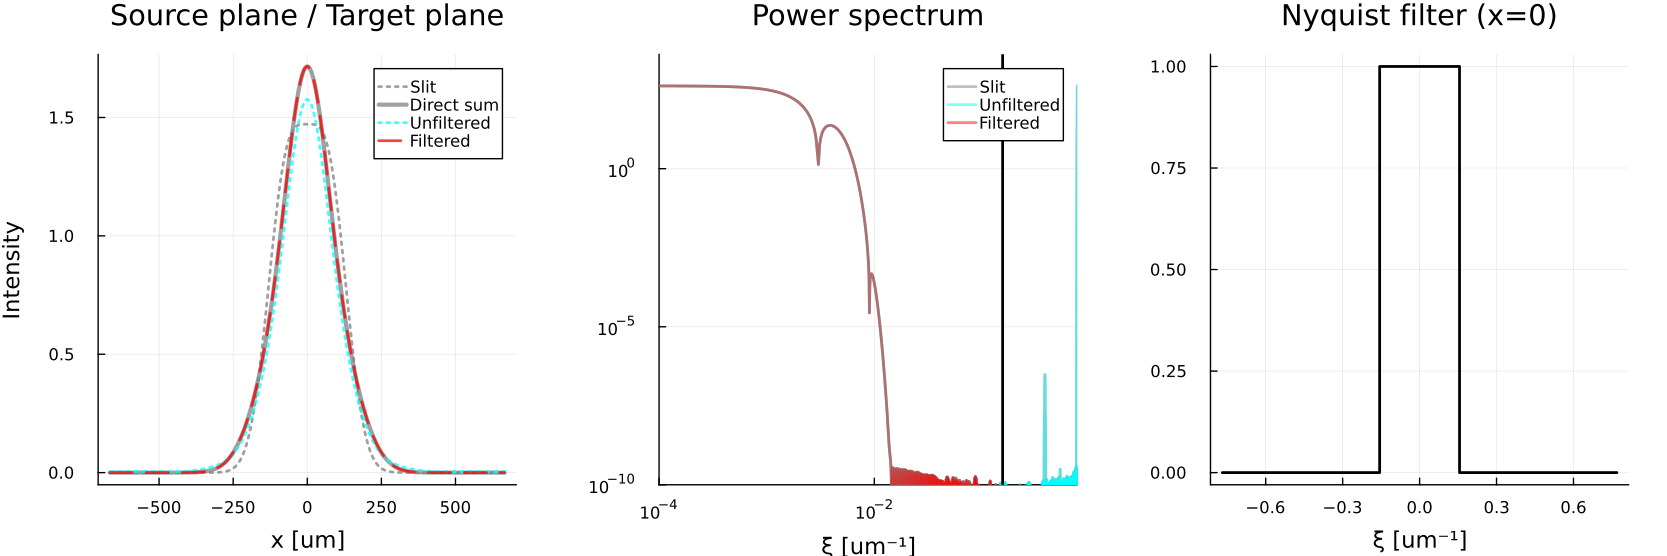

Julia code for this plot:
import Pkg
Pkg.activate(joinpath(@__DIR__, ".."))

# Prevent a window from flickering open during script execution
ENV["GKSwstype"] = "100"

using Plots
using LinearAlgebra
using SpecialFunctions
include("../src/Waveq.jl")
using .Waveq
using .Waveq: Plane, Wavefront, FromField, nyquist_wavenum_res, propagate_parallel, propagate

wv = 0.650 # 650 nm in um
L = 2048 * wv
dx_ = 2.0 * wv
nx = round(Int, L / dx_)
nx = iseven(nx) ? nx + 1 : nx

pl1 = Plane([0.0, 0.0, 0.0]; span=(L, 1.0), num_nodes=(nx, 1))

x_ = collect(range(-L/2, L/2, length=nx))
u0 = zeros(ComplexF64, 1, nx)

delta_x = L / 8
sigma = L / 16
u0[1, :] .= @. exp(-0.5*(x_ - delta_x/2)^2 / sigma^2) +
    exp(-0.5*(x_ + delta_x/2)^2 / sigma^2)

# Nyquist resolutions
z_dist = 50 * L
dxi, deta = nyquist_wavenum_res(wv, [x_[1], x_[end]], [0.0], [z_dist], dx_, 1.0)
dxi *= 20

# we use 1D, so deta is not strictly constrained, we can just use 1.0 for it.
wf = Wavefront(FromField(), pl1, u0, dxi, 1.0)
println("nxi: ", length(wf.xi), ", neta: ", length(wf.eta))

pl2 = Plane([0.0, 0.0, z_dist]; span=(L, 1.0), num_nodes=(nx, 1))

# Exact direct sum (convolution)
u_exact = zeros(ComplexF64, nx)
k = 2π / wv
for i in 1:nx
    for j in 1:nx
        if abs(u0[1, j]) > 0
            dx_val = x_[i] - x_[j]
            R = sqrt(dx_val^2 + z_dist^2)
            kernel = (im * k * z_dist / (2 * R)) * hankelh1(1, k * R)
            u_exact[i] += u0[1, j] * kernel * dx_
        end
    end
end

#u_num_filtered = propagate_parallel(wf, wv, pl2; band_limited=true)
u_num_filtered = propagate(wf, wv, pl2; band_limited=true)
u_num_unfiltered = propagate_parallel(wf, wv, pl2; band_limited=false)

I_1 = abs2.(vec(u0))
I_2 = abs2.(vec(u_num_filtered))
I_2_aliasing = abs2.(vec(u_num_unfiltered))
I_2_exact = abs2.(u_exact)

energy_source = sum(I_1) * dx_
energy_exact = sum(I_2_exact) * dx_
energy_unfiltered = sum(I_2_aliasing) * dx_
energy_filtered = sum(I_2) * dx_

println("Energy source:      ", energy_source)
println("Energy exact:       ", energy_exact)
println("Energy unfiltered:  ", energy_unfiltered)
println("Energy filtered:    ", energy_filtered)

# Subplot 1: Source plane (Intensity)
p1 = plot(x_, I_1, label="Slit", c=:gray, alpha=0.75, ls=:dot, lw=2, title="Source plane / Target plane")
plot!(p1, x_, I_2_exact, label="Direct sum", c=:gray, alpha=0.75, lw=3)
plot!(p1, x_, I_2_aliasing, label="Unfiltered", c=:cyan, alpha=0.75, ls=:dot, lw=2)
plot!(p1, x_, I_2, label="Filtered", c=:red, alpha=0.75, ls=:dash, lw=2)
xlabel!(p1, "x [um]")
ylabel!(p1, "Intensity")

# Calculate spectra for plotting
nxi = length(wf.xi)
K = zeros(ComplexF64, 1, nxi)
lam_inv2 = 1.0 / wv^2
nyquist_mask_x0 = zeros(Bool, nxi)
U2_filtered = copy(wf.U)

max_x = maximum(abs.(x_))
for p in 1:nxi
    xi_p = wf.xi[p]
    rad2 = xi_p^2
    if lam_inv2 > rad2
        K[1, p] = 2π * sqrt(lam_inv2 - rad2)
        grad_k_xi = -2π * xi_p / sqrt(lam_inv2 - rad2)

        # Mask at x=0
        if (grad_k_xi * z_dist * wf.dxi)^2 <= π^2
            nyquist_mask_x0[p] = true
        end

        # Mask at all x (as in propagate_parallel)
        val_xi_1 = 2π * max_x + grad_k_xi * z_dist
        val_xi_2 = -2π * max_x + grad_k_xi * z_dist
        max_grad_phi_xi2 = max(val_xi_1^2, val_xi_2^2)

        if (max_grad_phi_xi2 * wf.dxi^2) > π^2
            U2_filtered[1, p] = 0.0
        end
    else
        K[1, p] = 2π * im * sqrt(rad2 - lam_inv2)
        U2_filtered[1, p] = 0.0
    end
end

U2_unfiltered = wf.U .* cis.(K .* z_dist)
U2_filtered .*= cis.(K .* z_dist)

# Subplot 2: Power spectrum
# using line plots instead of scatter for smaller PDF size
p2 = plot(wf.xi, abs.(vec(wf.U)), c=:gray, alpha=0.5, lw=2, label="Slit", title="Power spectrum")
plot!(p2, wf.xi, abs.(vec(U2_unfiltered)), c=:cyan, alpha=0.5, lw=2, label="Unfiltered")
plot!(p2, wf.xi, abs.(vec(U2_filtered)), c=:red, alpha=0.5, lw=2, label="Filtered")
xlabel!(p2, "ξ [um⁻¹]")
plot!(p2, xscale=:log10, yscale=:log10, ylims=(1e-10, maximum(abs.(wf.U))*10), xlims=(1e-4, maximum(wf.xi)))

valid_xi = wf.xi[nyquist_mask_x0]
if !isempty(valid_xi)
    vline!(p2, [maximum(valid_xi)], c=:black, lw=2, label="")
end

# Subplot 3: Nyquist filter (x=0)
p3 = plot(wf.xi, nyquist_mask_x0, title="Nyquist filter (x=0)", label="", color=:black, lw=2)
xlabel!(p3, "ξ [um⁻¹]")

fig = plot(p1, p2, p3, layout=(1, 3), size=(1200, 400), margin=5Plots.mm)

savefig(fig, joinpath(@__DIR__, "slit_gaussian.pdf"))
